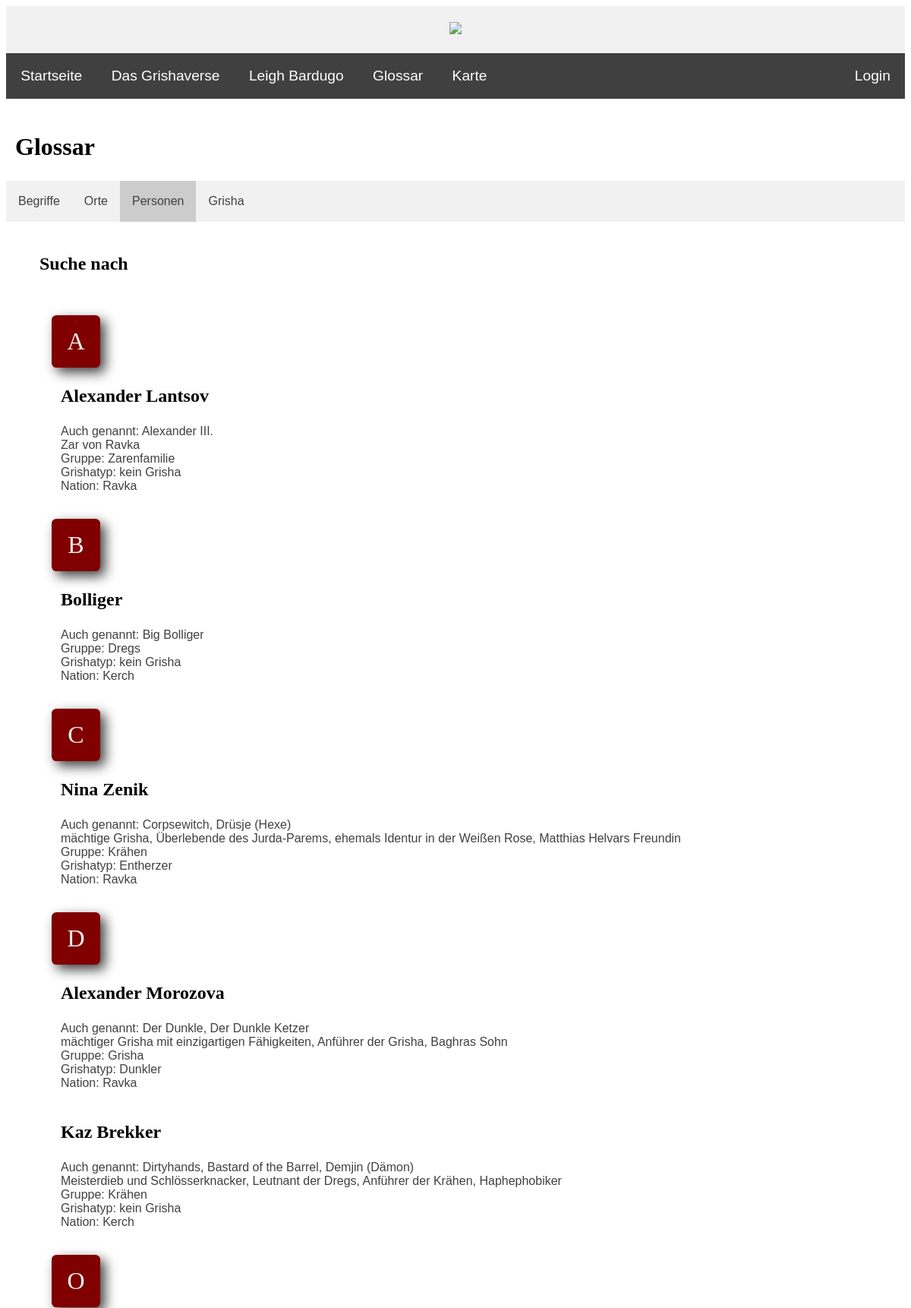
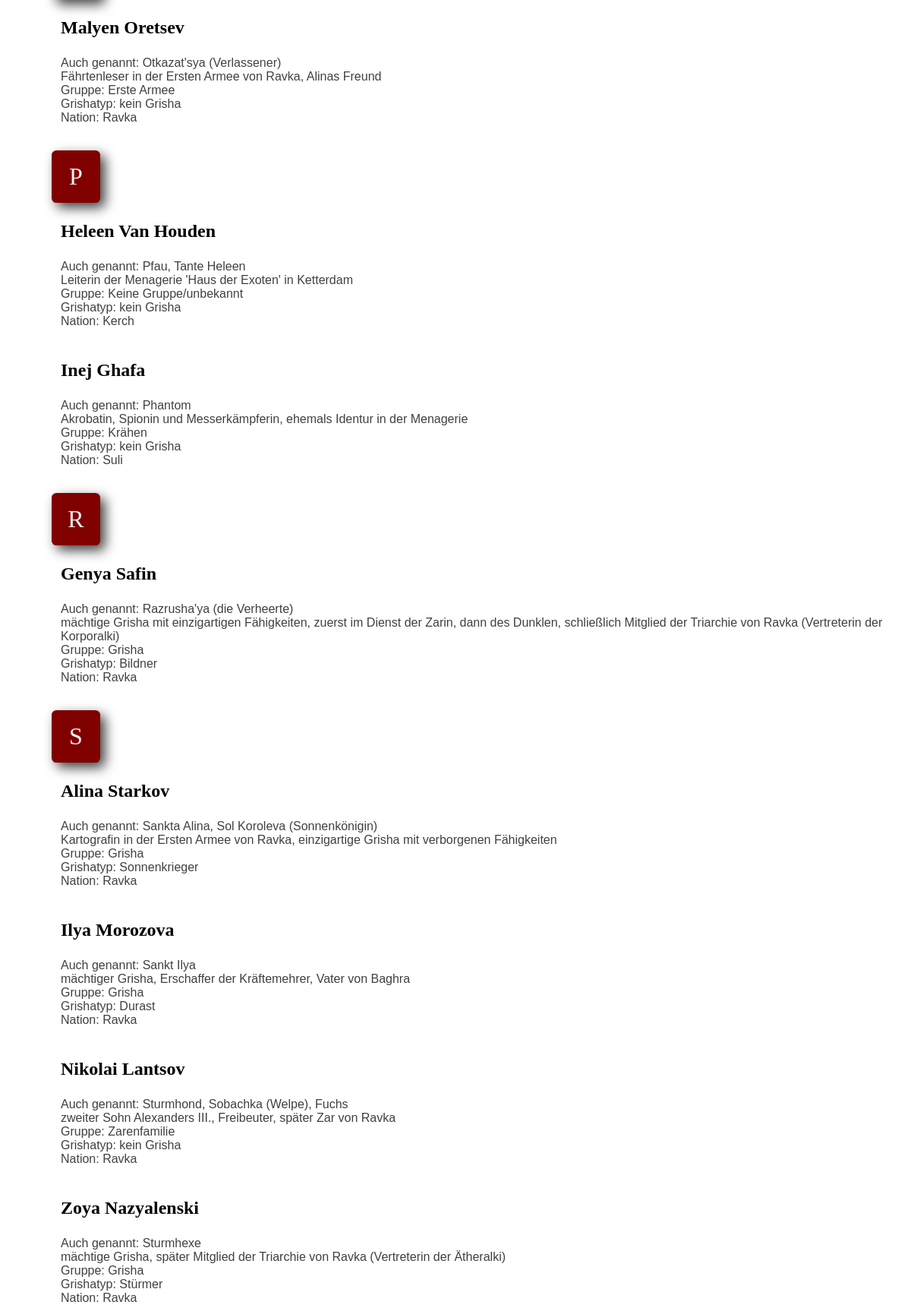
Page /PHP/glossary_personen_suche.php (upper part) on the committed database (2 pictures, top to bottom).
### tables this page shows
CREATE TABLE `personen` (
  `ID` int(10) NOT NULL,
  `vorname` text DEFAULT NULL,
  `nachname` text DEFAULT NULL,
  `weitere_namen` text DEFAULT NULL,
  `geschlecht` text NOT NULL,
  `nation` int(10) NOT NULL,
  `gruppe` int(10) DEFAULT NULL,
  `grisha_typ` int(10) DEFAULT NULL,
  `beschreibung` text DEFAULT NULL
);

CREATE TABLE `gruppen` (
  `ID` int(10) NOT NULL,
  `name` text NOT NULL,
  `nation` int(10) NOT NULL
);

CREATE TABLE `grisha` (
  `ID` int(10) UNSIGNED NOT NULL,
  `name` text NOT NULL,
  `orden` int(10) NOT NULL,
  `beschreibung` text NOT NULL,
  `kefta_farbe` text NOT NULL
);

CREATE TABLE `nationen` (
  `ID` int(10) NOT NULL,
  `name` text NOT NULL
);

### PHP/glossary_personen_suche.php (the view, shortened to what this page needs)
<?php
include ("header.inc.php");
include ("navbar.inc.php");
?>
    <div>
        <h2>Glossar</h2>
    </div>
    <div class="glossary-nav">
        <ul>
            <li><a href="glossary_begriffe.php">Begriffe</a></li>
            <li><a href="glossary_orte.php">Orte</a></li>
            <li><a href="glossary_personen.php"  class="active">Personen</a></li>
            <li><a href="glossary_grisha.php">Grisha</a></li>
        </ul>
    </div>
    <br>
    <?php
        require_once "config.inc.php";
        if (is_null($_REQUEST["suchperson"])) {
            $personSuche = "";
        } else {
            $personSuche = $_REQUEST["suchperson"];
        }
        $alph = array("A", "B", "C", "D", "E", "F", "G", "H", "I", "J", "K", "L", "M", "N", "O", "P", "Q", "R", "S", "T", "U", "V", "W", "X", "Y", "Z");
        $res = mysqli_query($conn, "SELECT * FROM `personen` WHERE personen.vorname = '$personSuche'
        OR personen.nachname = '$personSuche' OR personen.weitere_namen LIKE '%$personSuche%'");
        if (mysqli_num_rows($res) < 1) {
            echo "<div class='glossary-res'><h3>Keine Ergebnisse für  " . $personSuche . " gefunden</h3></div><br>";
        } else {
            echo "<div class='glossary-res'><h3>Suche nach " . $personSuche . "</h3></div><br>";
            foreach ($alph as $i){
                $result = mysqli_query($conn, "SELECT personen.vorname, personen.nachname, personen.weitere_namen,
                personen.geschlecht, personen.gruppe, personen.beschreibung,
                gruppen.name as gruppe,
                grisha.name as grisha,
                nationen.name as nation
                FROM personen
                JOIN gruppen on personen.gruppe = gruppen.ID
                JOIN grisha on personen.grisha_typ = grisha.ID
                JOIN nationen on personen.nation = nationen.ID
                WHERE personen.vorname = '$personSuche' AND personen.vorname LIKE '$i%'
                OR personen.nachname = '$personSuche' AND personen.nachname LIKE '$i%'
                OR personen.weitere_namen LIKE '%$personSuche%' AND personen.weitere_namen LIKE '$i%'");
                if (mysqli_num_rows($result) >= 1) {
                    echo "<div id='personen_letter-$i' class='big-letter'>" . $i . "</div>";
                }
                echo "<div class='glossary-bg'><ul>";
                while ($j = mysqli_fetch_assoc($result)) {
                    echo "<li><h3>" . $j["vorname"] . " " . $j["nachname"] . "</h3><uo>";
                    if ($j["weitere_namen"]) {
                        echo "<li>Auch genannt: " . $j["weitere_namen"] . "</li>";
                    }
                    if ($j["beschreibung"]) {
                        echo "<li>". $j["beschreibung"] . "</li>";
                    }
                    if ($j["gruppe"]) {
                        echo "<li>Gruppe: " . $j["gruppe"] . "</li>";
                    }
                    if ($j["grisha"]) {
                        echo "<li>Grishatyp: " . $j["grisha"] . "</li>";
                    }
                    if ($j["nation"]) {
                        echo "<li>Nation: " . $j["nation"] . "</li>";
                    }
                    echo "</uo></li><br>";
                }
                echo "</ul></div>";
            }
        }
    ?>
    <br>
<?php include ("footer.inc.php"); ?>

### CSS/style.css (style rules this page uses)
body { background-color: white; font-family: 'Helvetica', 'Verdana', sans-serif; font-size: 100%; color: #404040; }
h2 { font-family: 'Garamond', 'Georgia', serif; font-size: 2em; color: black; margin-left: 12px; }
h3 { font-family: 'Garamond', 'Georgia', serif; font-size: 1.5em; color: black; margin-left: 12px; }

### CSS/slideshow.css (style rules this page uses)
* { box-sizing:border-box }
.active, .dot:hover { background-color: #404040; }

### CSS/glossary.css (style rules this page uses)
.glossary-nav ul { background-color: #f1f1f1; list-style-type: none; margin: 0; padding: 0; overflow: hidden; transition: 0.4s; }
.glossary-nav ul li { float: left; }
.glossary-nav ul li a { display: block; color: #404040; text-align: center; padding: 18px 16px; text-decoration: none; }
.glossary-nav .active { background-color: #ccc; color: #404040; }
.active, .accordion:hover { background-color: #ccc; color: #404040; }
.big-letter { background: #800000; border-radius: 0.2em; margin: 12px 0 0 60px; padding: 0.5em 0.5em; display: block; width: 2em; text-align: center; font-family: 'Garamond', 'Georgia', serif;; font-size: 2em; color: #f1f1f1; box-shadow: 0.2em 0.2em 0.5em #404040; }
.glossary-bg { margin-left: 16px; }
.glossary-bg ul { list-style-type: none; margin-left: 16px; }
.glossary-bg ul h3 { margin-left: 0; }
.glossary-res { margin-left: 32px; }

### rows in the picture
personen: vorname "Alexander", nachname "Lantsov", weitere_namen "Alexander III.", beschreibung "Zar von Ravka", gruppen.name "Zarenfamilie", grisha.name "kein Grisha", nationen.name "Ravka"
personen: nachname "Bolliger", weitere_namen "Big Bolliger", gruppen.name "Dregs", grisha.name "kein Grisha", nationen.name "Kerch"
personen: vorname "Nina", nachname "Zenik", weitere_namen "Corpsewitch, Drüsje (Hexe)", beschreibung "mächtige Grisha, Überlebende des Jurda-Parems, ehemals Identur in der Weißen Rose, Matthias Helvars Freundin", gruppen.name "Krähen", grisha.name "Entherzer", nationen.name "Ravka"
personen: vorname "Alexander", nachname "Morozova", weitere_namen "Der Dunkle, Der Dunkle Ketzer", beschreibung "mächtiger Grisha mit einzigartigen Fähigkeiten, Anführer der Grisha, Baghras Sohn", gruppen.name "Grisha", grisha.name "Dunkler", nationen.name "Ravka"
personen: vorname "Kaz", nachname "Brekker", weitere_namen "Dirtyhands, Bastard of the Barrel, Demjin (Dämon)", beschreibung "Meisterdieb und Schlösserknacker, Leutnant der Dregs, Anführer der Krähen, Haphephobiker", gruppen.name "Krähen", grisha.name "kein Grisha", nationen.name "Kerch"
personen: vorname "Malyen", nachname "Oretsev", weitere_namen "Otkazat'sya (Verlassener)", beschreibung "Fährtenleser in der Ersten Armee von Ravka, Alinas Freund", gruppen.name "Erste Armee", grisha.name "kein Grisha", nationen.name "Ravka"
personen: vorname "Heleen", nachname "Van Houden", weitere_namen "Pfau, Tante Heleen", beschreibung "Leiterin der Menagerie 'Haus der Exoten' in Ketterdam", gruppen.name "Keine Gruppe/unbekannt", grisha.name "kein Grisha", nationen.name "Kerch"
personen: vorname "Inej", nachname "Ghafa", weitere_namen "Phantom", beschreibung "Akrobatin, Spionin und Messerkämpferin, ehemals Identur in der Menagerie", gruppen.name "Krähen", grisha.name "kein Grisha", nationen.name "Suli"
personen: vorname "Genya", nachname "Safin", weitere_namen "Razrusha'ya (die Verheerte)", beschreibung "mächtige Grisha mit einzigartigen Fähigkeiten, zuerst im Dienst der Zarin, dann des Dunklen, schließlich Mitglied der Triarchie von Ravka (Vertreterin der Korporalki)", gruppen.name "Grisha", grisha.name "Bildner", nationen.name "Ravka"
personen: vorname "Alina", nachname "Starkov", weitere_namen "Sankta Alina, Sol Koroleva (Sonnenkönigin)", beschreibung "Kartografin in der Ersten Armee von Ravka, einzigartige Grisha mit verborgenen Fähigkeiten", gruppen.name "Grisha", grisha.name "Sonnenkrieger", nationen.name "Ravka"
personen: vorname "Ilya", nachname "Morozova", weitere_namen "Sankt Ilya", beschreibung "mächtiger Grisha, Erschaffer der Kräftemehrer, Vater von Baghra", gruppen.name "Grisha", grisha.name "Durast", nationen.name "Ravka"
personen: vorname "Nikolai", nachname "Lantsov", weitere_namen "Sturmhond, Sobachka (Welpe), Fuchs", beschreibung "zweiter Sohn Alexanders III., Freibeuter, später Zar von Ravka", gruppen.name "Zarenfamilie", grisha.name "kein Grisha", nationen.name "Ravka"
personen: vorname "Zoya", nachname "Nazyalenski", weitere_namen "Sturmhexe", beschreibung "mächtige Grisha, später Mitglied der Triarchie von Ravka (Vertreterin der Ätheralki)", gruppen.name "Grisha", grisha.name "Stürmer", nationen.name "Ravka"

### other values in the picture
$i "A"
$i "B"
$i "C"
$i "D"
$i "O"
$i "P"
$i "R"
$i "S"
